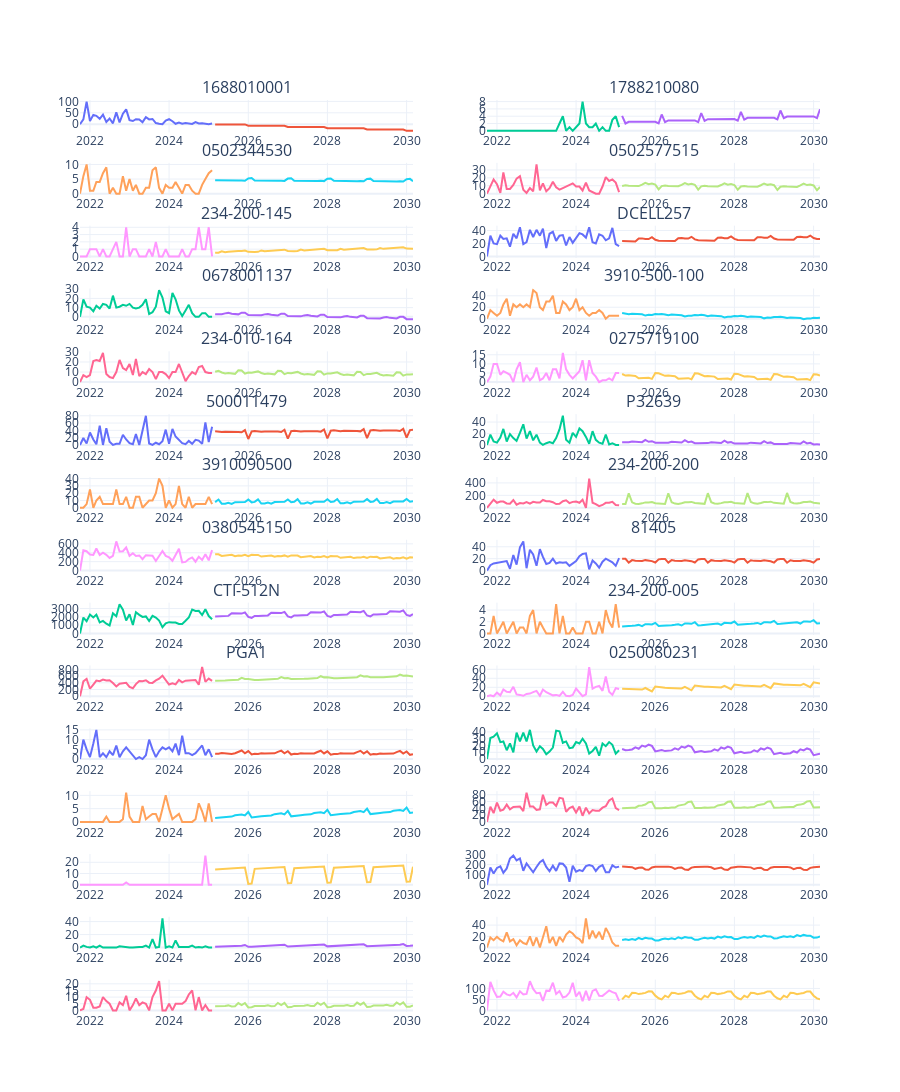

Notebook code for this chart:
### Code cell
fdf=pl.DataFrame({'SALES_DATE':pl.date_range(today.replace(day=1),today.replace(day=1)+relativedelta(months=60), "1mo",eager=True)})
fp=preprocess(fdf)
page = []
for i in cc['CatalogNumber'][:30]:
    with open(f'models/wolag/{i}.pkl','rb') as f:
        pr=pickle.load(f)
    pred=pr.predict(fp[['month','days']].to_pandas())
    page.append(pplot(df1,pred,i))
rows = math.ceil(len(page) / 2)
fig1 = make_subplots(rows=rows, cols=2,subplot_titles=[i for i in cc['CatalogNumber'][:20]])
for i, chart in enumerate(page):
    fig1.add_traces([chart.data[0],chart.data[1]],rows=math.floor((i+2)/2), cols=i%2+1)
fig1.update_layout(height=2900,showlegend=False)
fig1.show()
